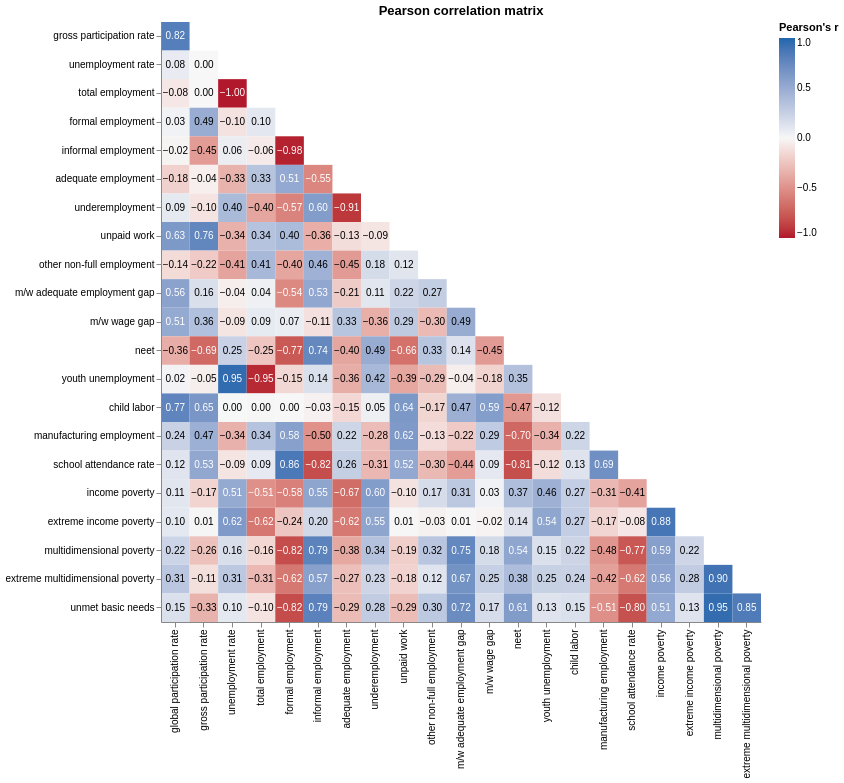

The code cell stored with this chart in its notebook:
### Code cell
corr = df[num_cols].corr(method='pearson')

corr_long = (
    corr.reset_index()
    .melt(id_vars='index', var_name='variable_2', value_name='correlacion')
    .rename(columns={'index': 'variable_1'})
)

orden_vars = corr.columns.tolist()
idx_map = {var: i for i, var in enumerate(orden_vars)}

corr_long['i'] = corr_long['variable_1'].map(idx_map)
corr_long['j'] = corr_long['variable_2'].map(idx_map)

# solo triángulo inferior
corr_long_inf = corr_long[corr_long['i'] < corr_long['j']]

base = alt.Chart(corr_long_inf).encode(
    x=alt.X('variable_1:N', sort=orden_vars, title=None),
    y=alt.Y('variable_2:N', sort=orden_vars, title=None),
    tooltip=[
        alt.Tooltip('variable_1:N', title='Variable 1'),
        alt.Tooltip('variable_2:N', title='Variable 2'),
        alt.Tooltip('correlacion:Q', format='.3f', title='Correlación')
    ]
)

heatmap = base.mark_rect().encode(
    color=alt.Color(
        'correlacion:Q',
        scale=alt.Scale(
            domain=[-1, 0, 1],
            range=['#b2182b', '#f7f7f7', '#2166ac']
        ),
        title='Pearson\'s r'
    )
)

text = base.mark_text(fontSize=10).encode(
    text=alt.Text('correlacion:Q', format='.2f'),
    color=alt.condition(
        'abs(datum.correlacion) >= 0.5',
        alt.value('white'),
        alt.value('black')
    )
)

chart = (heatmap + text).properties(
    width=600,
    height=600,
    title='Pearson correlation matrix'
).configure_view(
    strokeWidth=0
)

chart

### Figure 1 — Vega-Lite specification as saved in the notebook (floating-point values rounded to 4 significant figures; data arrays with more than 128 entries replaced by an {"elided": "..."} marker saying what was removed)
{"config": {"view": {"continuousWidth": 300, "continuousHeight": 300, "strokeWidth": 0}}, "layer": [{"mark": {"type": "rect"}, "encoding": {"color": {"field": "correlacion", "scale": {"domain": [-1, 0, 1], "range": ["#b2182b", "#f7f7f7", "#2166ac"]}, "title": "Pearson's r", "type": "quantitative"}, "tooltip": [{"field": "variable_1", "title": "Variable 1", "type": "nominal"}, {"field": "variable_2", "title": "Variable 2", "type": "nominal"}, {"field": "correlacion", "format": ".3f", "title": "Correlación", "type": "quantitative"}], "x": {"field": "variable_1", "sort": ["global participation rate", "gross participation rate", "unemployment rate", "total employment", "formal employment", "informal employment", "adequate employment", "underemployment", "unpaid work", "other non-full employment", "m/w adequate employment gap", "m/w wage gap", "neet", "youth unemployment", "child labor", "manufacturing employment", "school attendance rate", "income poverty", "extreme income poverty", "multidimensional poverty", "extreme multidimensional poverty", "unmet basic needs"], "title": null, "type": "nominal"}, "y": {"field": "variable_2", "sort": ["global participation rate", "gross participation rate", "unemployment rate", "total employment", "formal employment", "informal employment", "adequate employment", "underemployment", "unpaid work", "other non-full employment", "m/w adequate employment gap", "m/w wage gap", "neet", "youth unemployment", "child labor", "manufacturing employment", "school attendance rate", "income poverty", "extreme income poverty", "multidimensional poverty", "extreme multidimensional poverty", "unmet basic needs"], "title": null, "type": "nominal"}}}, {"mark": {"type": "text", "fontSize": 10}, "encoding": {"color": {"condition": {"test": "abs(datum.correlacion) >= 0.5", "value": "white"}, "value": "black"}, "text": {"field": "correlacion", "format": ".2f", "type": "quantitative"}, "tooltip": [{"field": "variable_1", "title": "Variable 1", "type": "nominal"}, {"field": "variable_2", "title": "Variable 2", "type": "nominal"}, {"field": "correlacion", "format": ".3f", "title": "Correlación", "type": "quantitative"}], "x": {"field": "variable_1", "sort": ["global participation rate", "gross participation rate", "unemployment rate", "total employment", "formal employment", "informal employment", "adequate employment", "underemployment", "unpaid work", "other non-full employment", "m/w adequate employment gap", "m/w wage gap", "neet", "youth unemployment", "child labor", "manufacturing employment", "school attendance rate", "income poverty", "extreme income poverty", "multidimensional poverty", "extreme multidimensional poverty", "unmet basic needs"], "title": null, "type": "nominal"}, "y": {"field": "variable_2", "sort": ["global participation rate", "gross participation rate", "unemployment rate", "total employment", "formal employment", "informal employment", "adequate employment", "underemployment", "unpaid work", "other non-full employment", "m/w adequate employment gap", "m/w wage gap", "neet", "youth unemployment", "child labor", "manufacturing employment", "school attendance rate", "income poverty", "extreme income poverty", "multidimensional poverty", "extreme multidimensional poverty", "unmet basic needs"], "title": null, "type": "nominal"}}}], "data": {"name": "data-54cebe00a08c86104b6707ccc8359c33"}, "height": 600, "title": "Pearson correlation matrix", "width": 600, "$schema": "https://vega.github.io/schema/vega-lite/v6.4.1.json", "datasets": {"data-54cebe00a08c86104b6707ccc8359c33": {"elided": "231 records"}}}
